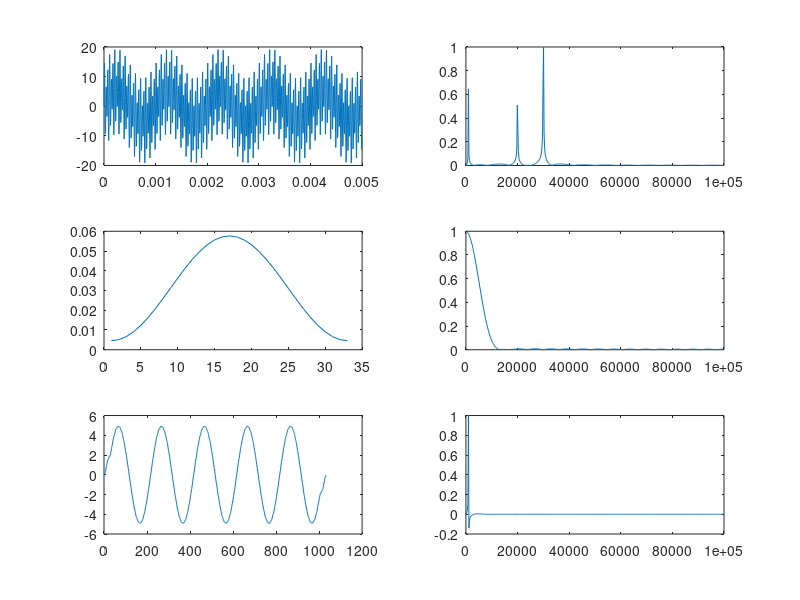

Here is the MATLAB script that generated this plot:
function LpfMpc()

Fs = 200e3;
Ts = 1/Fs;
dt=0:Ts:5e-3-Ts;

%3 different frequencies
f1 = 1e3;
f2 = 20e3;
f3 = 30e3;

%combined example signal
y = 5*sin(2*pi*f1*dt) + 5*sin(2*pi*f2*dt) + 10*sin(2*pi*f3*dt);

%plot(dt,y);

%fft signal
nfft = length(y);
nfft2 = 2.^nextpow2(nfft);

fy = fft(y,nfft2);
fy = fy(1:nfft2/2);

xfft = Fs.*(0:nfft2/2-1)/nfft2;

%impluse response LPF

cut_off = 1.5e3/Fs/2;
order = 32;

h = fir1(order,cut_off);

fh = fft(h, nfft2);
fh = fh(1:nfft2/2);

mul = fh.*fy;

con = conv(y,h);

%fft filter plot
subplot(3,2,1)
plot(dt,y);
subplot(3,2,3)
plot(h);
subplot(3,2,5)
plot(con);


subplot(3,2,2)
plot(xfft,abs(fy/max(fy)));
subplot(3,2,4)
plot(xfft,abs(fh/max(fh)));
subplot(3,2,6)
plot(xfft,mul/max(mul));

end

